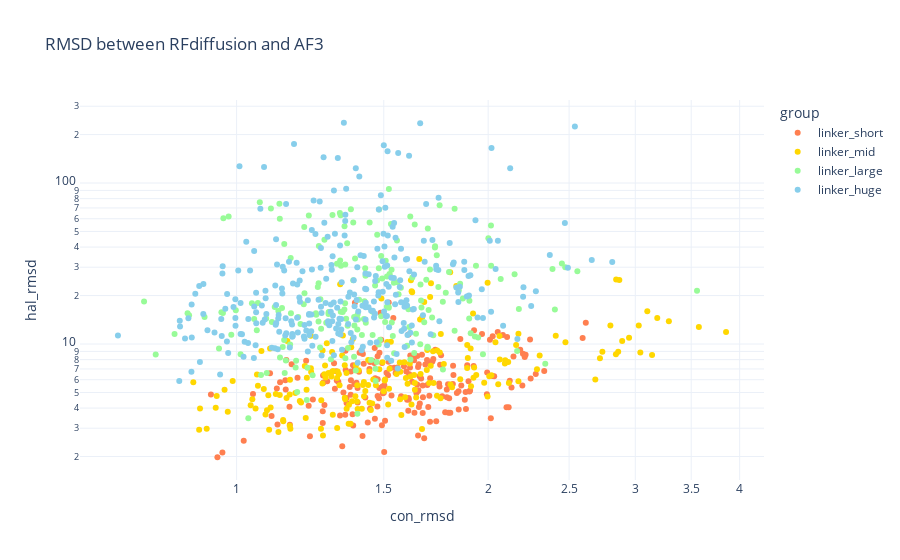

Here is the notebook cell this chart was saved with:
### Code cell
rmsds['group'] = rmsds.design_name.apply(lambda n: '_'.join(n.split('_')[:-1]))
fig = px.scatter(rmsds, x="con_rmsd", y="hal_rmsd",
                 color='group',
                 category_orders={'group': 'linker_short linker_mid linker_large linker_huge'.split()},
                 color_discrete_map= {'linker_short': 'coral', 
                                      'linker_mid': 'gold',
                                      'linker_large': 'palegreen',
                                      'linker_huge': 'skyblue'},
                 hover_name='design_name',
                 log_x=True,
                 log_y=True,
                 title="RMSD between RFdiffusion and AF3")
fig.show()

### Figure 1 — Plotly figure (JSON) as saved in the notebook; plotly's stock layout.template omitted (floating-point values rounded to 4 significant figures; data arrays with more than 128 entries replaced by an {"elided": "..."} marker saying what was removed)
{"data": [{"hovertemplate": "<b>%{hovertext}</b><br><br>group=linker_short<br>con_rmsd=%{x}<br>hal_rmsd=%{y}<extra></extra>", "hovertext": {"elided": "198 str values"}, "legendgroup": "linker_short", "marker": {"color": "coral", "symbol": "circle"}, "mode": "markers", "name": "linker_short", "orientation": "v", "showlegend": true, "type": "scatter", "x": {"elided": "198 float values"}, "xaxis": "x", "y": {"elided": "198 float values"}, "yaxis": "y"}, {"hovertemplate": "<b>%{hovertext}</b><br><br>group=linker_mid<br>con_rmsd=%{x}<br>hal_rmsd=%{y}<extra></extra>", "hovertext": {"elided": "198 str values"}, "legendgroup": "linker_mid", "marker": {"color": "gold", "symbol": "circle"}, "mode": "markers", "name": "linker_mid", "orientation": "v", "showlegend": true, "type": "scatter", "x": {"elided": "198 float values"}, "xaxis": "x", "y": {"elided": "198 float values"}, "yaxis": "y"}, {"hovertemplate": "<b>%{hovertext}</b><br><br>group=linker_large<br>con_rmsd=%{x}<br>hal_rmsd=%{y}<extra></extra>", "hovertext": {"elided": "198 str values"}, "legendgroup": "linker_large", "marker": {"color": "palegreen", "symbol": "circle"}, "mode": "markers", "name": "linker_large", "orientation": "v", "showlegend": true, "type": "scatter", "x": {"elided": "198 float values"}, "xaxis": "x", "y": {"elided": "198 float values"}, "yaxis": "y"}, {"hovertemplate": "<b>%{hovertext}</b><br><br>group=linker_huge<br>con_rmsd=%{x}<br>hal_rmsd=%{y}<extra></extra>", "hovertext": {"elided": "299 str values"}, "legendgroup": "linker_huge", "marker": {"color": "skyblue", "symbol": "circle"}, "mode": "markers", "name": "linker_huge", "orientation": "v", "showlegend": true, "type": "scatter", "x": {"elided": "299 float values"}, "xaxis": "x", "y": {"elided": "299 float values"}, "yaxis": "y"}], "layout": {"autosize": true, "legend": {"title": {"text": "group"}, "tracegroupgap": 0}, "title": {"text": "RMSD between RFdiffusion and AF3"}, "xaxis": {"anchor": "y", "autorange": true, "domain": [0, 1], "range": [-0.1882, 0.632], "title": {"text": "con_rmsd"}, "type": "log"}, "yaxis": {"anchor": "x", "autorange": true, "domain": [0, 1], "range": [0.1251, 2.546], "title": {"text": "hal_rmsd"}, "type": "log"}}}
